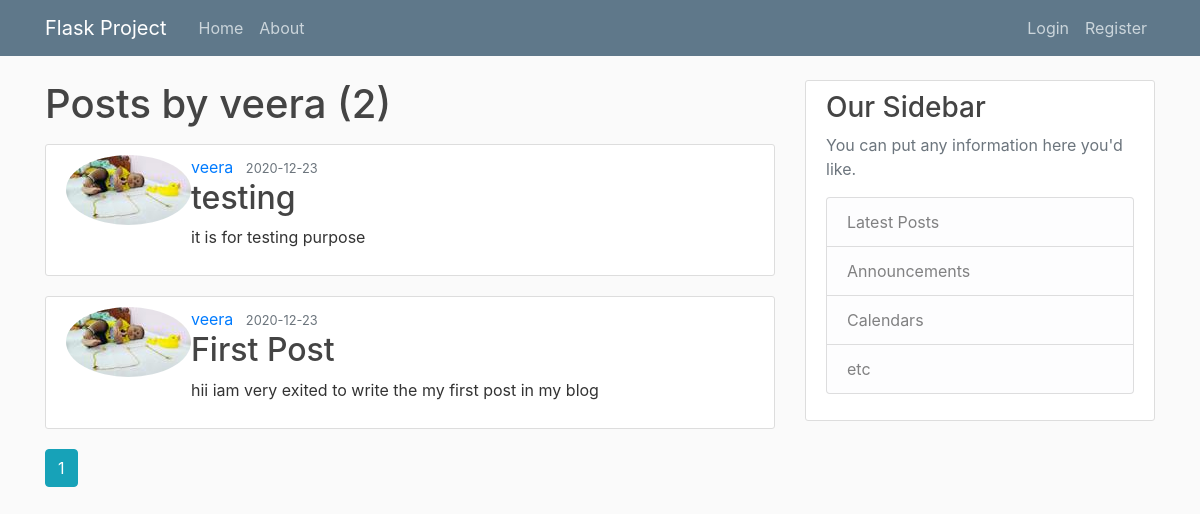
Page /user/veera on the earlier database version.
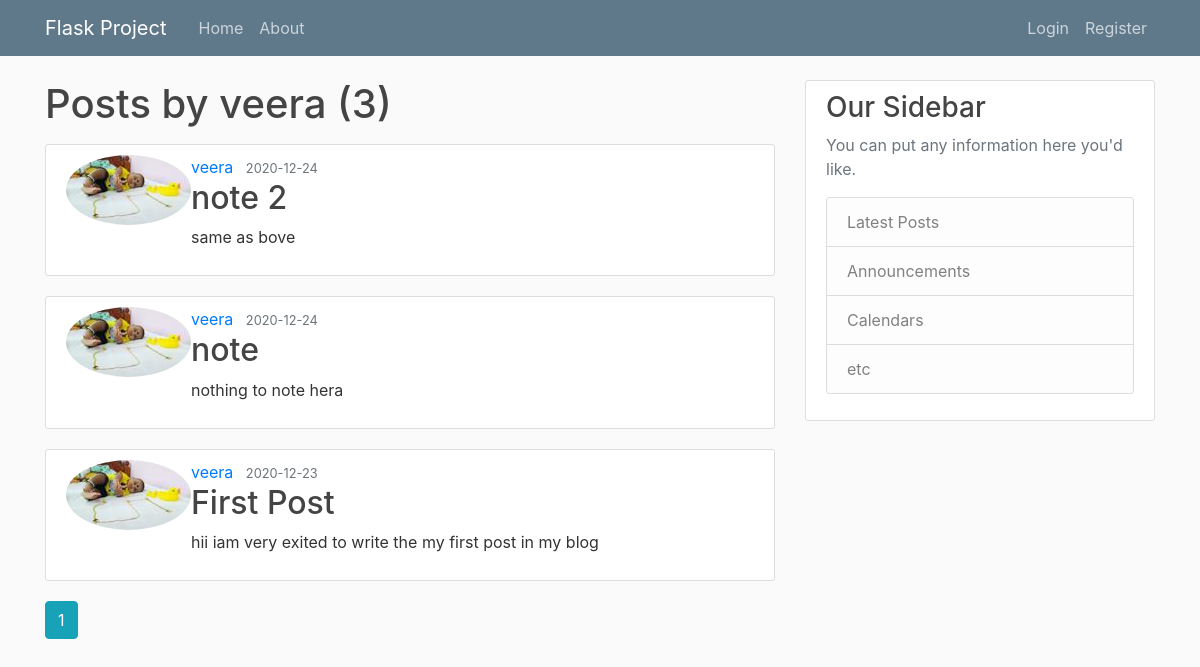
Same page on the later database version.
### app/models.py (models this page shows, shortened)
class User(db.Model, UserMixin):
    id = db.Column(db.Integer, primary_key=True)
    username = db.Column(db.String(20), unique=True, nullable=False)
    email = db.Column(db.String(120), unique=True, nullable=False)
    image_file = db.Column(db.String(20), nullable=False, default='default.jpg')
    password = db.Column(db.String(60), nullable=False)
    posts = db.relationship('Post', backref='author', lazy=True)

class Post(db.Model):
    id = db.Column(db.Integer, primary_key=True)
    title = db.Column(db.String(100), nullable=False)
    date_posted = db.Column(db.DateTime, nullable=False, default=datetime.utcnow)
    content = db.Column(db.Text, nullable=False)
    user_id = db.Column(db.Integer, db.ForeignKey('user.id'), nullable=False)

### app/routes.py (the view)
@app.route("/user/<string:username>")
def user_posts(username):
    page = request.args.get('page', 1, type=int)
    user = User.query.filter_by(username=username).first_or_404()
    posts = Post.query.filter_by(author=user)\
        .order_by(Post.date_posted.desc())\
        .paginate(page=page, per_page=5)
    return render_template('user_posts.html', posts=posts, user=user)

### app/templates/user_posts.html
{% extends "layout.html" %}
{% block content %}
    <h1 class="mb-3">Posts by {{ user.username }} ({{ posts.total }})</h1>
    {% for post in posts.items %}
        <article class="media content-section">
          <img class="rounded-circle article-img" src="{{ url_for('static', filename='profile_pics/' + post.author.image_file) }}">
          <div class="media-body">
            <div class="article-metadata">
              <a class="mr-2" href="{{ url_for('user_posts', username=post.author.username) }}">{{ post.author.username }}</a>
              <small class="text-muted">{{ post.date_posted.strftime('%Y-%m-%d') }}</small>
            </div>
            <h2><a class="article-title" href="{{ url_for('post', post_id=post.id) }}">{{ post.title }}</a></h2>
            <p class="article-content">{{ post.content }}</p>
          </div>
        </article>
    {% endfor %}
    {% for page_num in posts.iter_pages(left_edge=1, right_edge=1, left_current=1, right_current=2) %}
      {% if page_num %}
        {% if posts.page == page_num %}
          <a class="btn btn-info mb-4" href="{{ url_for('user_posts', username=user.username, page=page_num) }}">{{ page_num }}</a>
        {% else %}
          <a class="btn btn-outline-info mb-4" href="{{ url_for('user_posts', username=user.username, page=page_num) }}">{{ page_num }}</a>
        {% endif %}
      {% else %}
        ...
      {% endif %}
    {% endfor %}
{% endblock content %}

### app/templates/layout.html (shortened to what this page needs)
<!DOCTYPE html>
<html>
<head>
    <link rel="stylesheet" href="https://maxcdn.bootstrapcdn.com/bootstrap/4.0.0/css/bootstrap.min.css">
    <link rel="stylesheet" type="text/css" href="{{ url_for('static', filename='main.css') }}">
</head>
<body>
    <header class="site-header">
      <nav class="navbar navbar-expand-md navbar-dark bg-steel fixed-top">
        <div class="container">
          <a class="navbar-brand mr-4" href="/">Flask Project</a>
          <div class="collapse navbar-collapse" id="navbarToggle">
            <div class="navbar-nav mr-auto">
              <a class="nav-item nav-link" href="{{ url_for('home') }}">Home</a>
              <a class="nav-item nav-link" href="{{ url_for('about') }}">About</a>
            </div>
            <div class="navbar-nav">
                {% if current_user.is_authenticated %}
                    <a class="nav-item nav-link" href="{{ url_for('new_post') }}">New Post</a>
                    <a class="nav-item nav-link" href="{{ url_for('account') }}">Account</a>
                   <a class="nav-item nav-link" href="{{ url_for('logout') }}">Logout</a>
                {% else %}
              <a class="nav-item nav-link" href="{{ url_for('login') }}">Login</a>
              <a class="nav-item nav-link" href="{{ url_for('register') }}">Register</a>
                {% endif %}
            </div>
          </div>
        </div>
      </nav>
    </header>
    <main role="main" class="container">
      <div class="row">
        <div class="col-md-8">
          {% block content %}{% endblock %}
        </div>
        <div class="col-md-4">
          <div class="content-section">
            <h3>Our Sidebar</h3>
            <p class='text-muted'>You can put any information here you'd like.
              <ul class="list-group">
                <li class="list-group-item list-group-item-light">Latest Posts</li>
                <li class="list-group-item list-group-item-light">Announcements</li>
                <li class="list-group-item list-group-item-light">Calendars</li>
                <li class="list-group-item list-group-item-light">etc</li>
              </ul>
            </p>
          </div>
        </div>
      </div>
    </main>
</body>
</html>

### app/static/main.css (style rules this page uses)
body { background: #fafafa; color: #333333; margin-top: 5rem; }
h1, h2, h3, h4, h5, h6 { color: #444444; }
.bg-steel { background-color: #5f788a; }
.site-header .navbar-nav .nav-link { color: #cbd5db; }
.content-section { background: #ffffff; padding: 10px 20px; border: 1px solid #dddddd; border-radius: 3px; margin-bottom: 20px; }
.article-title { color: #444444; }
.article-content { white-space: pre-line; }

Differences in the rows shown:
removed Post: image_file (picture), author.username "veera", date_posted "2020-12-23", title "testing", content "it is for testing purpose"
added Post: image_file (picture), author.username "veera", date_posted "2020-12-24", title "note 2", content "same as bove"
added Post: image_file (picture), author.username "veera", date_posted "2020-12-24", title "note", content "nothing to note hera"
Other differences:
{{ posts.total }}: "2" → "3"
